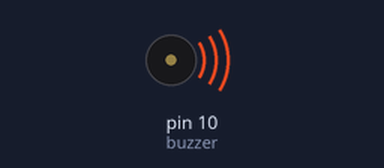
A sketch run on a simulated Arduino Uno, built with avr-gcc and run on an emulated ATmega328P. Shown: buzzer (waves = sounding).

Above: at 0.5 s.
At 12.19 s:
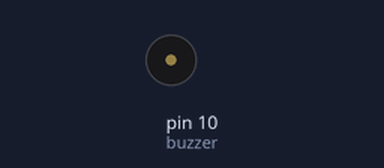
Timing chart, 0 to 13.2 s (numbered marks = the images above):
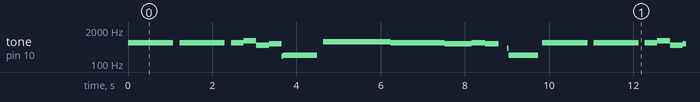

Measured:
- by itself, tone on pin 10 (buzzer): plays 659 Hz for 1.1 s, 659 Hz for 1.1 s, 659 Hz for 0.30 s, 784 Hz for 0.30 s, 523 Hz for 0.30 s, 587 Hz for 0.30 s … (197 notes in this stretch)

The sketch:

jingle_yee.ino
```cpp
const int buzzer = 10;
const int songspeed = 1.5;
#define NOTE_C3  131
#define NOTE_D3  147
#define NOTE_E3  165
#define NOTE_F3  175
#define NOTE_G3  196
#define NOTE_A3  220
#define NOTE_D2  73
#define NOTE_E2  82
#define NOTE_C4  262
#define NOTE_D4  294
#define NOTE_E4  330
#define NOTE_F4  349
#define NOTE_G4  392
#define NOTE_A4  440
#define NOTE_B4  494
#define NOTE_C5  523
#define NOTE_D5  587
#define NOTE_E5  659
#define NOTE_F5  698
#define NOTE_G5  784
#define NOTE_A5  880
#define NOTE_B5  987
#define NOTE_C6  1047
#define NOTE_D6  1175
#define NOTE_E6  1319
#define NOTE_F6  1397
#define NOTE_B6  1976
#define NOTE_C7  2093
#define NOTE_D7  2349
#define NOTE_E7  2637

int notes[] = {

NOTE_E5, NOTE_E5, NOTE_E5, 0,
NOTE_E5, NOTE_E5, NOTE_E5, 0,
NOTE_E5, NOTE_G5, NOTE_C5, NOTE_D5,
NOTE_G3, NOTE_A3, 0,

NOTE_F5, NOTE_F5, NOTE_F5, NOTE_F5,
NOTE_F5, NOTE_E5, NOTE_E5, NOTE_E5,
NOTE_E5, NOTE_D5, NOTE_D5, NOTE_E5, NOTE_D5,0,
//NOTE_G4, NOTE_G5, NOTE_A3, 0,
NOTE_G4, NOTE_A3, 0,

NOTE_E5, NOTE_E5, NOTE_E5, 0,
NOTE_E5, NOTE_E5, NOTE_E5, 0,
NOTE_E5, NOTE_G5, NOTE_C5, NOTE_D5,
NOTE_G3, NOTE_A3, 0,

NOTE_F5, NOTE_F5, NOTE_F5, NOTE_F5,
NOTE_F5, NOTE_E5, NOTE_E5, NOTE_E5,
NOTE_G5, NOTE_G5, NOTE_A5, NOTE_B5,
NOTE_B6, NOTE_C6, 0, NOTE_C3, 0,
};


int duration[] = {

320, 340, 420, 150,
320, 330, 420, 150,
300, 300, 300, 300,
40, 800, 150,

320, 320, 320, 320,
320, 320, 320, 320,
320, 320, 320, 320, 320, 200,
//40, 400, 80, 125,
40, 700, 100,

320, 340, 410, 150,
320, 330, 410, 150,
300, 300, 300, 300,
40, 700, 150,

320, 340, 410, 150,
320, 330, 410, 150,
300, 300, 320, 300,
50, 900, 120, 600, 700,

};

void setup() {

}

void loop() {

  for (int i=0; i<64; i++){
  int wait = duration[i] * songspeed;
  tone(buzzer,notes[i],wait);          //tone(pin,frequency,duration)
  delay(wait);
  }

}
```
